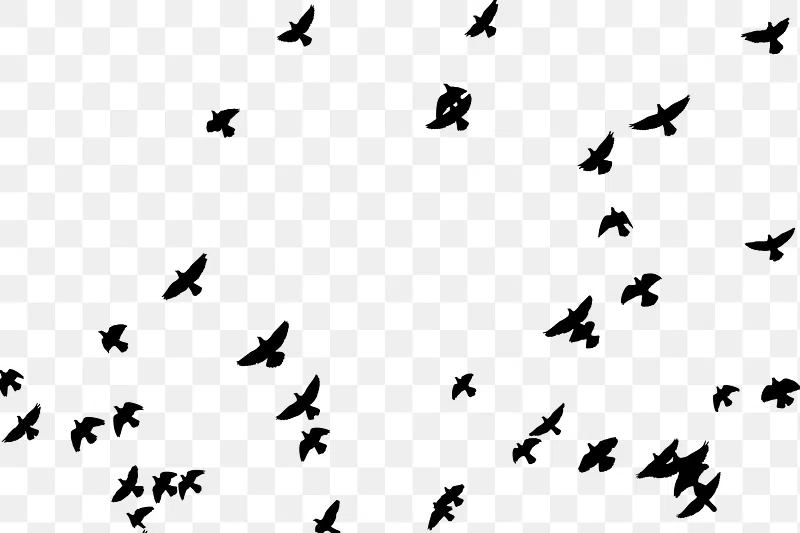
#> input picture tarun2.webp, 800 x 533 px
$ python contours.py
#> lines starting #> are read from the running program, lines starting #| are printed output that depends on the picture; after the words box and inside, x2 and y2 are one past the last pixel; in counts of white or black regions, pixels touching at a corner belong together
import os

import cv2

img=cv2.imread(os.path.join('.','tarun2.webp'))
#> img is the input picture: shape (533, 800, 3); mean B, G, R 234, 234, 234
img_gray=cv2.cvtColor(img,cv2.COLOR_BGR2GRAY)
ret,img_at=cv2.threshold(img_gray,12,255,cv2.THRESH_BINARY_INV)
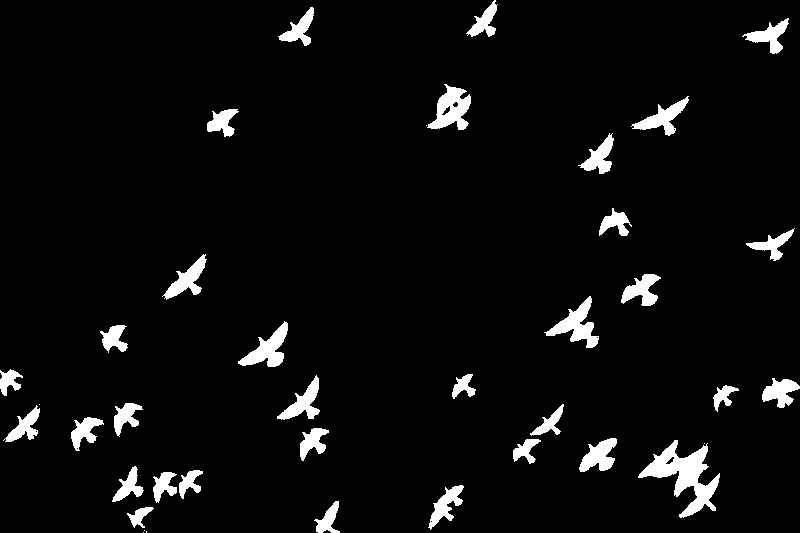
#> img_at: shape (533, 800); 4.8% white; 39 white regions (6 under 20 px)

Contours,hierarchy=cv2.findContours(img_at,cv2.RETR_TREE,cv2.CHAIN_APPROX_SIMPLE)
#> Contours = 47 contours, 11 with area under 20; largest, box (x1, y1, x2, y2) and area: (638, 440, 720, 518) 2186, (427, 84, 471, 130) 1055, (544, 296, 599, 348) 950, (238, 321, 288, 367) 885, (631, 96, 689, 136) 701

image_corus=img.copy()

# cv2.drawContours(image_corus, Contours, -1, (0, 255, 0), 2)

for cn in Contours:
    if cv2.contourArea(cn)>200:
        # cv2.drawContours(img,cn,-1,(0,0,225),2)

        x1,y1,w,h=cv2.boundingRect(cn)

        cv2.rectangle(img,(x1,y1),(x1+w,y1+h),(0,255,0),2)
#> this loop made 47 passes
#> (x1, y1, w, h) on passes 4, 5, 6, 8, 9, 10, 12, 14, 15, 16, 17, 19: (127, 507, 27, 21), (314, 501, 26, 32), (428, 485, 36, 45), (153, 472, 24, 31), (179, 470, 24, 29), (112, 466, 32, 36), (638, 440, 82, 78), (513, 439, 28, 25), (579, 438, 38, 34), (300, 428, 29, 33), (71, 417, 33, 34), (3, 405, 37, 37)
#> cn on passes 1, 2, 3, 7, 11, 18: [[143, 532]], [[146, 531], [146, 532]], [[144, 530]], [[430, 521], [431, 520], [432, 521], [431, 522]], [[704, 443]], [[76, 448], [77, 447], [78, 448], [77, 449]]
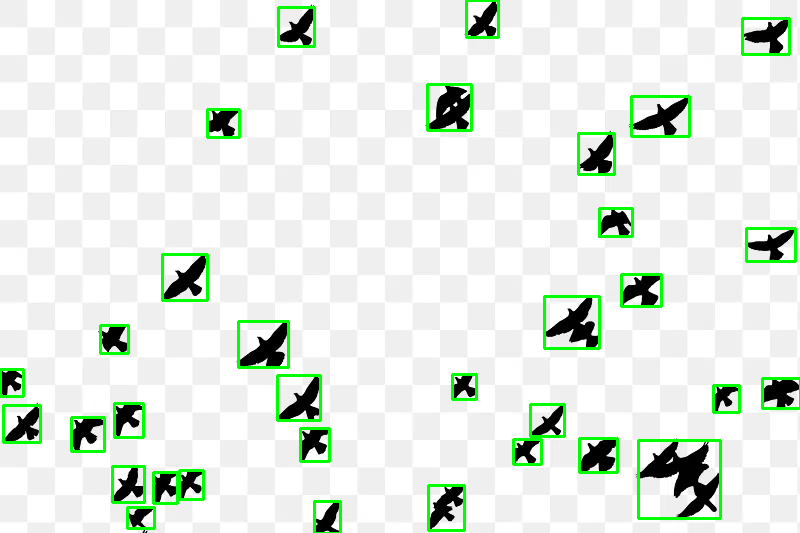
#> img: shape (533, 800, 3); 3.3% of pixels changed, all inside (x1, y1, x2, y2) = (0, 0, 800, 533)

cv2.imshow('cofp_img',img_at)
cv2.imshow('cofp_img',img)
cv2.waitKey(0)
